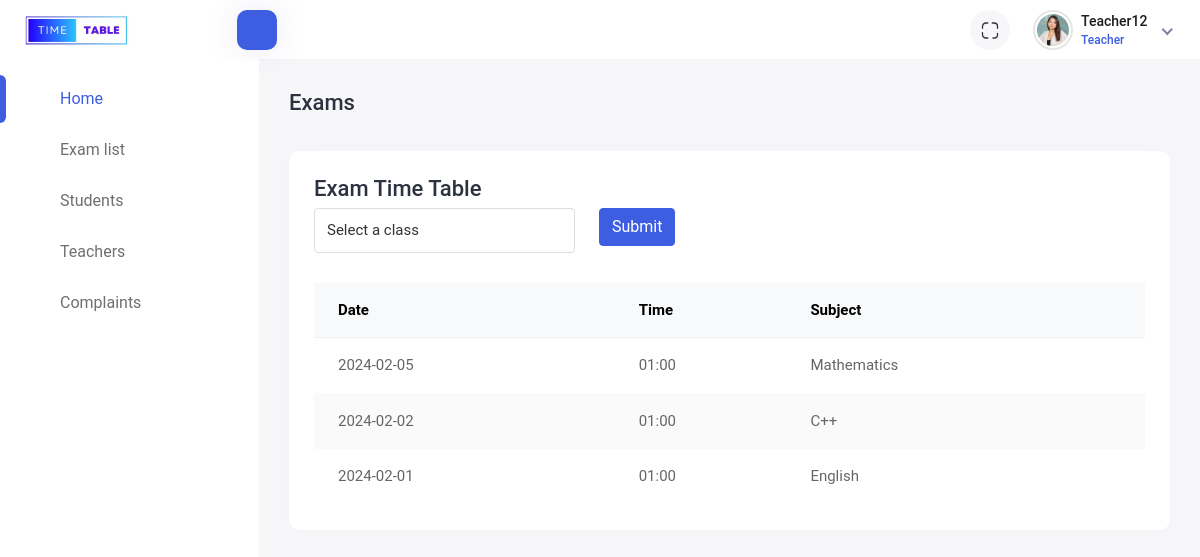
/teacher/exam.php (signed in), run on the app's committed database.
### tables this page shows
CREATE TABLE `tbl_exam` (
  `ex_id` int(11) NOT NULL,
  `cls_id` int(11) NOT NULL,
  `date` varchar(50) NOT NULL,
  `time` varchar(50) NOT NULL,
  `subject` varchar(50) NOT NULL
);

### dbcon.php (called while the page is built)
<?php
function dbset($sql,$options)
{
    $con=mysqli_connect("localhost","root","","timetable");
    if($con)
    {
        $qry=mysqli_query($con,$sql);
        if($options==1)
        {
            return $qry;
        }
        elseif($options==2)
        {
            $row=mysqli_num_rows($qry);
            return $row;
        }
        elseif($options==3)
        {
            $rlt=mysqli_fetch_array($qry,MYSQLI_NUM);
            return $rlt;
        }
        elseif($options==4)
        {
            $rlt=mysqli_fetch_array($qry);
            return $rlt;
        }
        else
        {
            return mysqli_error($con);
        }
    }
}
?>

### teacher/exam.php (the view, shortened to what this page needs)
<?php
require('header.php');
if (isset($_POST['submit'])) {
    $class = $_POST['class'];
} else {
    $class = 1;
}
?>
<div class="page-wrapper">
    <div class="content container-fluid">
        <div class="page-header">
            <div class="row align-items-center">
                <div class="col">
                    <h3 class="page-title">Exams</h3>
                </div>
            </div>
        </div>
        <div class="row">
            <div class="col-sm-12">
                <div class="card card-table">
                    <div class="card-body">
                        <div class="page-header">
                            <div class="row align-items-center">
                                <div class="col-sm-3">
                                    <h3 class="page-title">Exam Time Table</h3>
                                </div>
                            </div>
                            <form method="post">
                                <div class="row">
                                    <div class="col-md-4">
                                        <select name="class" class="form-control">
                                            <option>Select a class</option>
                                        </select>
                                    </div>
                                    <div class="col-md-4">
                                        <button type="submit" name="submit" class="btn btn-primary">Submit</button>
                                    </div>
                                </div>
                            </form>
                        </div>
                        <div class="table-responsive">
                            <table class="table border-0 star-student table-hover table-center mb-0 table-striped">
                                <thead class="student-thread">
                                    <tr>
                                        <th>Date</th>
                                        <th>Time</th>
                                        <th>Subject</th>
                                    </tr>
                                </thead>
                                <tbody>
                                    <?php
                                    $sql = "SELECT * FROM `tbl_exam` WHERE `cls_id` LIKE '$class' ";
                                    $rlt = dbset($sql, 1);
                                    while ($row = mysqli_fetch_array($rlt)) {
                                    ?>
                                        <tr>
                                            <td><?php echo $row[2] ?></td>
                                            <td><?php echo $row[3] ?></td>
                                            <td><?php echo $row[4] ?></td>
                                        </tr>
                                    <?php } ?>
                                </tbody>
                            </table>
                        </div>
                    </div>
                </div>
            </div>
        </div>
    </div>
</div>
</div>
</body>
</html>

### data on the page
tbl_exam: date "2024-02-05", time "01:00", subject "Mathematics"
tbl_exam: date "2024-02-02", time "01:00", subject "C++"
tbl_exam: date "2024-02-01", time "01:00", subject "English"

### other printed values
$name "Teacher12"
